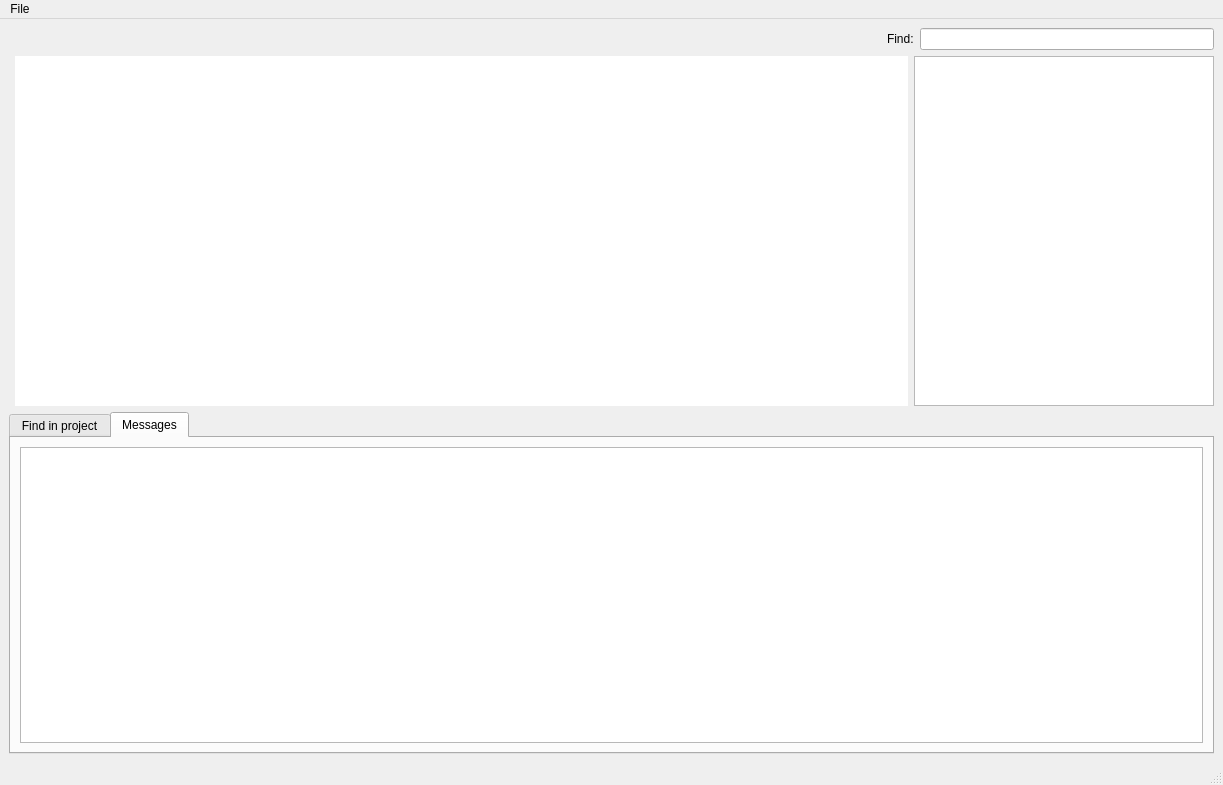
<?xml version="1.0" encoding="UTF-8"?>
<ui version="4.0">
 <class>MainWindow</class>
 <widget class="QMainWindow" name="MainWindow">
  <property name="geometry">
   <rect>
    <x>0</x>
    <y>0</y>
    <width>1223</width>
    <height>785</height>
   </rect>
  </property>
  <property name="windowTitle">
   <string>HtmlEditor</string>
  </property>
  <widget class="QWidget" name="centralwidget">
   <layout class="QVBoxLayout" name="verticalLayout_2">
    <item>
     <layout class="QHBoxLayout" name="horizontalLayout">
      <item>
       <spacer name="horizontalSpacer">
        <property name="orientation">
         <enum>Qt::Horizontal</enum>
        </property>
        <property name="sizeType">
         <enum>QSizePolicy::Maximum</enum>
        </property>
        <property name="sizeHint" stdset="0">
         <size>
          <width>878</width>
          <height>22</height>
         </size>
        </property>
       </spacer>
      </item>
      <item>
       <widget class="QLabel" name="label">
        <property name="text">
         <string>Find:</string>
        </property>
       </widget>
      </item>
      <item>
       <widget class="QLineEdit" name="leSearchInput">
        <property name="sizePolicy">
         <sizepolicy hsizetype="Expanding" vsizetype="Fixed">
          <horstretch>0</horstretch>
          <verstretch>0</verstretch>
         </sizepolicy>
        </property>
        <property name="minimumSize">
         <size>
          <width>140</width>
          <height>0</height>
         </size>
        </property>
        <property name="maximumSize">
         <size>
          <width>950</width>
          <height>16777215</height>
         </size>
        </property>
        <property name="maxLength">
         <number>260</number>
        </property>
       </widget>
      </item>
     </layout>
    </item>
    <item>
     <layout class="QHBoxLayout" name="horizontalLayout_2">
      <item>
       <widget class="NumberSideBar" name="numberSideBar" native="true">
        <property name="sizePolicy">
         <sizepolicy hsizetype="Preferred" vsizetype="Expanding">
          <horstretch>0</horstretch>
          <verstretch>0</verstretch>
         </sizepolicy>
        </property>
       </widget>
      </item>
      <item>
       <widget class="HtmlEditor" name="htmlEditor">
        <property name="enabled">
         <bool>true</bool>
        </property>
        <property name="minimumSize">
         <size>
          <width>0</width>
          <height>350</height>
         </size>
        </property>
        <property name="styleSheet">
         <string notr="true"/>
        </property>
        <property name="frameShape">
         <enum>QFrame::NoFrame</enum>
        </property>
       </widget>
      </item>
      <item>
       <widget class="FileTreeView" name="treeView">
        <property name="maximumSize">
         <size>
          <width>300</width>
          <height>16777215</height>
         </size>
        </property>
       </widget>
      </item>
     </layout>
    </item>
    <item>
     <widget class="QTabWidget" name="tabWidget">
      <property name="autoFillBackground">
       <bool>false</bool>
      </property>
      <property name="currentIndex">
       <number>1</number>
      </property>
      <property name="usesScrollButtons">
       <bool>false</bool>
      </property>
      <property name="tabsClosable">
       <bool>false</bool>
      </property>
      <property name="movable">
       <bool>true</bool>
      </property>
      <widget class="QWidget" name="searchTab">
       <attribute name="title">
        <string>Find in project</string>
       </attribute>
       <layout class="QVBoxLayout" name="verticalLayout">
        <item>
         <widget class="QLineEdit" name="leFindInProjectSearchQuery"/>
        </item>
        <item>
         <widget class="QPushButton" name="pbFindInProject">
          <property name="toolTipDuration">
           <number>-4</number>
          </property>
          <property name="text">
           <string>Find in project</string>
          </property>
         </widget>
        </item>
        <item>
         <widget class="QListWidget" name="lwLinesFound">
          <property name="alternatingRowColors">
           <bool>true</bool>
          </property>
         </widget>
        </item>
       </layout>
      </widget>
      <widget class="QWidget" name="messageTab">
       <attribute name="title">
        <string>Messages</string>
       </attribute>
       <layout class="QVBoxLayout" name="verticalLayout_3">
        <item>
         <widget class="QListWidget" name="lwEditorMessages">
          <property name="alternatingRowColors">
           <bool>true</bool>
          </property>
         </widget>
        </item>
       </layout>
      </widget>
     </widget>
    </item>
   </layout>
  </widget>
  <widget class="QMenuBar" name="menubar">
   <property name="geometry">
    <rect>
     <x>0</x>
     <y>0</y>
     <width>1223</width>
     <height>21</height>
    </rect>
   </property>
   <widget class="QMenu" name="menuFile">
    <property name="title">
     <string>File</string>
    </property>
    <addaction name="actionNew_file"/>
    <addaction name="actionOpen_file"/>
    <addaction name="actionOpen_folder"/>
    <addaction name="actionSave_file"/>
    <addaction name="actionSave_file_as"/>
    <addaction name="separator"/>
    <addaction name="actionSettings_2"/>
   </widget>
   <addaction name="menuFile"/>
  </widget>
  <widget class="QStatusBar" name="statusbar"/>
  <action name="actionNew_file">
   <property name="text">
    <string>New file</string>
   </property>
  </action>
  <action name="actionOpen_file">
   <property name="text">
    <string>Open file</string>
   </property>
  </action>
  <action name="actionSave_file">
   <property name="text">
    <string>Save file</string>
   </property>
  </action>
  <action name="actionSave_file_as">
   <property name="text">
    <string>Save file as</string>
   </property>
  </action>
  <action name="actionSettings_2">
   <property name="text">
    <string>Settings</string>
   </property>
  </action>
  <action name="actionOpen_folder">
   <property name="text">
    <string>Open folder</string>
   </property>
  </action>
 </widget>
 <customwidgets>
  <customwidget>
   <class>HtmlEditor</class>
   <extends>QPlainTextEdit</extends>
   <header>src/htmleditor/htmleditor.h</header>
  </customwidget>
  <customwidget>
   <class>NumberSideBar</class>
   <extends>QWidget</extends>
   <header>src/numbersidebar/numbersidebar.h</header>
   <container>1</container>
  </customwidget>
  <customwidget>
   <class>FileTreeView</class>
   <extends>QTreeView</extends>
   <header>src/filetreeview/filetreeview.h</header>
  </customwidget>
 </customwidgets>
 <resources/>
 <connections/>
</ui>
